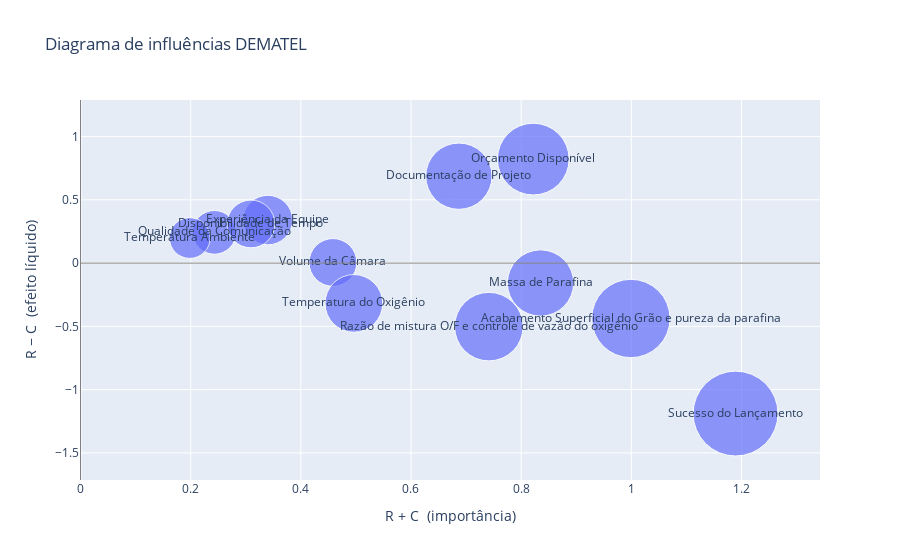

Notebook code cell kept with this figure:
### Code cell


### Figure 1 — Plotly figure (JSON) as saved in the notebook; plotly's stock layout.template omitted (floating-point values rounded to 4 significant figures)
{"data": [{"hovertemplate": "R + C  (importância)=%{x}<br>R − C  (efeito líquido)=%{y}<br>Size=%{marker.size}<br>Formatted_Factor=%{text}<extra></extra>", "legendgroup": "", "marker": {"color": "#636efa", "size": [1586.0, 886.0, 690.1, 824.2, 1859.0, 824.7, 1696.0, 1201.0, 1585.0, 2216.0, 600, 2600.0], "sizemode": "area", "sizeref": 0.7222, "symbol": "circle"}, "mode": "markers+text", "name": "", "orientation": "v", "showlegend": false, "text": ["Documentação de\nProjeto", "Experiência da\nEquipe", "Qualidade da\nComunicação", "Disponibilidade de\nTempo", "Orçamento\nDisponível", "Volume da Câmara", "Razão de mistura\nO/F e controle de\nvazão do oxigênio", "Temperatura do\nOxigênio", "Massa de Parafina", "Acabamento\nSuperficial do\nGrão e pureza da\nparafina", "Temperatura\nAmbiente", "Sucesso do\nLançamento"], "textposition": "middle center", "type": "scatter", "x": [0.687, 0.34, 0.243, 0.3094, 0.822, 0.4583, 0.7414, 0.4963, 0.8352, 0.9992, 0.1984, 1.189], "xaxis": "x", "y": [0.687, 0.34, 0.243, 0.3094, 0.822, 0.005124, -0.502, -0.3185, -0.1573, -0.4378, 0.1984, -1.189], "yaxis": "y"}], "layout": {"legend": {"itemsizing": "constant", "tracegroupgap": 0}, "shapes": [{"line": {"color": "gray", "width": 1}, "type": "line", "x0": 0, "x1": 0, "xref": "x", "y0": 0, "y1": 1, "yref": "y domain"}, {"line": {"color": "gray", "width": 1}, "type": "line", "x0": 0, "x1": 1, "xref": "x domain", "y0": 0, "y1": 0, "yref": "y"}], "title": {"text": "Diagrama de influências DEMATEL"}, "xaxis": {"anchor": "y", "domain": [0, 1], "showgrid": true, "title": {"text": "R + C  (importância)"}}, "yaxis": {"anchor": "x", "domain": [0, 1], "showgrid": true, "title": {"text": "R − C  (efeito líquido)"}}}}
